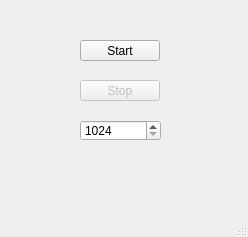
<?xml version="1.0" encoding="UTF-8"?>
<ui version="4.0">
 <class>MainWindow</class>
 <widget class="QMainWindow" name="MainWindow">
  <property name="geometry">
   <rect>
    <x>0</x>
    <y>0</y>
    <width>248</width>
    <height>237</height>
   </rect>
  </property>
  <property name="windowTitle">
   <string>Servidor 3.0</string>
  </property>
  <widget class="QWidget" name="centralwidget">
   <widget class="QPushButton" name="pushButton_start">
    <property name="geometry">
     <rect>
      <x>80</x>
      <y>40</y>
      <width>80</width>
      <height>21</height>
     </rect>
    </property>
    <property name="text">
     <string>Start</string>
    </property>
   </widget>
   <widget class="QPushButton" name="pushButton_stop">
    <property name="enabled">
     <bool>false</bool>
    </property>
    <property name="geometry">
     <rect>
      <x>80</x>
      <y>80</y>
      <width>80</width>
      <height>21</height>
     </rect>
    </property>
    <property name="text">
     <string>Stop</string>
    </property>
   </widget>
   <widget class="QSpinBox" name="spinBox_puerto">
    <property name="geometry">
     <rect>
      <x>80</x>
      <y>120</y>
      <width>81</width>
      <height>21</height>
     </rect>
    </property>
    <property name="minimum">
     <number>1024</number>
    </property>
    <property name="maximum">
     <number>65535</number>
    </property>
   </widget>
  </widget>
  <widget class="QMenuBar" name="menubar">
   <property name="geometry">
    <rect>
     <x>0</x>
     <y>0</y>
     <width>248</width>
     <height>20</height>
    </rect>
   </property>
  </widget>
  <widget class="QStatusBar" name="statusbar"/>
 </widget>
 <resources/>
 <connections/>
</ui>
